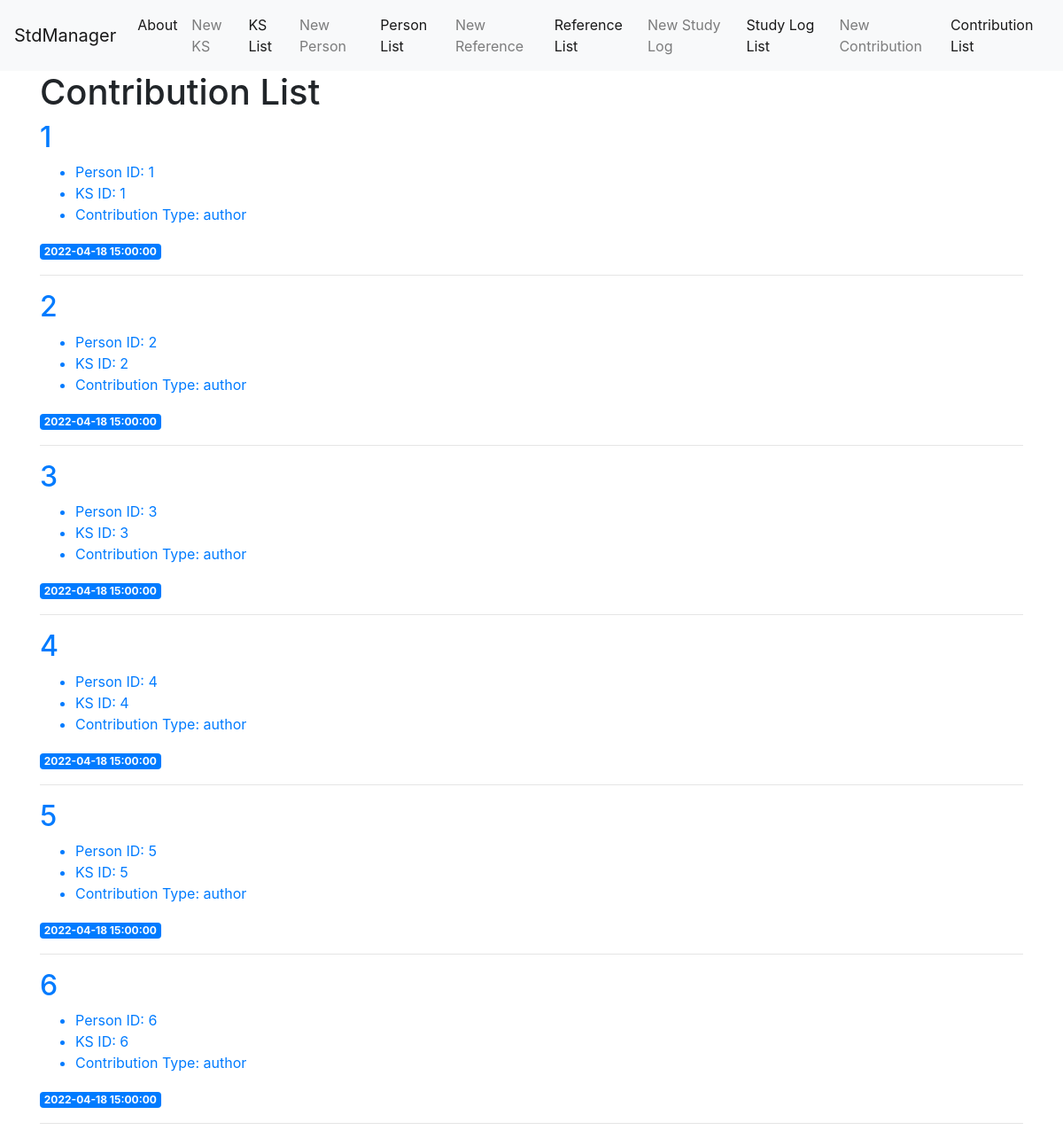
Page /contribution-list on the committed database.
### tables this page shows
CREATE TABLE contribution (
	contribution_id INTEGER PRIMARY KEY AUTOINCREMENT,
	contribution_created_at TIMESTAMP NOT NULL DEFAULT CURRENT_TIMESTAMP,
	person_id INTEGER NOT NULL,
	ks_id INTEGER NOT NULL,
	contribution_type TEXT NOT NULL
);

### app.py (the view)
@app.route('/contribution-list')
def contribution_list():
    conn = get_db_connection()
    contribution = conn.execute('SELECT * FROM contribution').fetchall()
    conn.close()
    return render_template('contribution_list.html', contribution=contribution)

### app.py (called while the page is built)
def get_db_connection():
    conn = sqlite3.connect('database.db')
    conn.row_factory = sqlite3.Row
    return conn

### templates/contribution_list.html
{% extends 'base.html' %}
{% block content %}
    <h1>{% block title %} Contribution List {% endblock %}</h1>
    {% for item in contribution %}
        <a href="#">
            <h2>{{ item['contribution_id'] }}</h2>
            <ul>
                <li>Person ID: {{ item['person_id'] }}</li>
                <li>KS ID: {{ item['ks_id'] }}</li>
                <li>Contribution Type: {{ item['contribution_type'] }}</li>
            </ul>
        </a>
        <span class="badge badge-primary">{{ item['contribution_created_at'] }}</span>
        <hr>
    {% endfor %}
{% endblock %}

### rows in the picture
contribution: contribution_id "1", person_id "1", ks_id "1", contribution_type "author", contribution_created_at "2022-04-18 15:00:00"
contribution: contribution_id "2", person_id "2", ks_id "2", contribution_type "author", contribution_created_at "2022-04-18 15:00:00"
contribution: contribution_id "3", person_id "3", ks_id "3", contribution_type "author", contribution_created_at "2022-04-18 15:00:00"
contribution: contribution_id "4", person_id "4", ks_id "4", contribution_type "author", contribution_created_at "2022-04-18 15:00:00"
contribution: contribution_id "5", person_id "5", ks_id "5", contribution_type "author", contribution_created_at "2022-04-18 15:00:00"
contribution: contribution_id "6", person_id "6", ks_id "6", contribution_type "author", contribution_created_at "2022-04-18 15:00:00"
